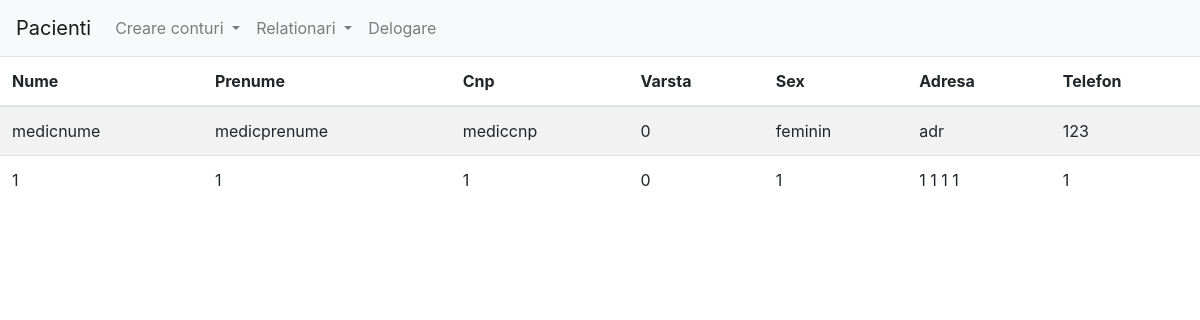
The app's page /Proiect_IP/administrator/listamedici.php, older data.
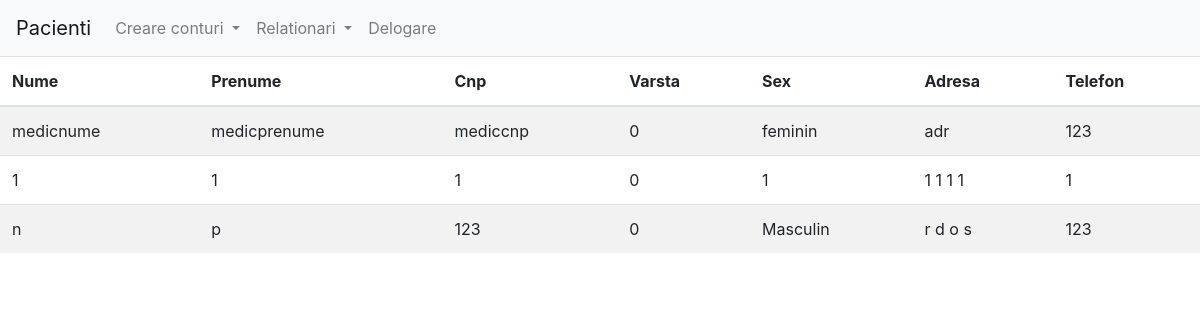
The same page, newer data.
### tables this page shows
CREATE TABLE `utilizator` (
  `id` int(11) NOT NULL,
  `utilizator` varchar(255) NOT NULL,
  `parola` varchar(255) NOT NULL,
  `tip` varchar(30) NOT NULL,
  `nume` varchar(255) NOT NULL,
  `prenume` varchar(255) NOT NULL,
  `cnp` varchar(20) NOT NULL,
  `data_nasterii` date NOT NULL,
  `sex` varchar(20) NOT NULL,
  `adresa` varchar(255) NOT NULL,
  `telefon` varchar(30) NOT NULL,
  `email` varchar(255) NOT NULL,
  `profesie` varchar(255) NOT NULL,
  `loc_munca` varchar(255) NOT NULL
);

### Proiect_IP/administrator/listamedici.php (the view, shortened to what this page needs)
<!DOCTYPE html>
<html>
<head>
	<link rel="stylesheet" href="https://stackpath.bootstrapcdn.com/bootstrap/4.3.1/css/bootstrap.min.css">
	<link rel="stylesheet" href="./clickable.js">
</head>
<body>
	<?php
	include './NavBar.php';
	?>
	<div class="limiter">
		<table class="table table-striped table-responsive-sm">
			<thead>
				<tr>
					<th scope="col">Nume</th>
					<th scope="col">Prenume</th>
					<th scope="col">Cnp</th>
					<th scope="col">Varsta</th>
					<th scope="col">Sex</th>
					<th scope="col">Adresa</th>
					<th scope="col">Telefon</th>
				</tr>
			</thead>
			<tbody>
				<?php
				$con = mysqli_connect("35.238.19.69", "root", "", "proiectip") or die("conectare esuata");
				$sql = "SELECT id, tip, nume, prenume, cnp, data_nasterii, sex, adresa, telefon FROM utilizator";
				$result = $con->query($sql);
				while ($row = $result->fetch_assoc()) {
					$tip = $row["tip"];
					if($tip=="medic")
					{
						$id_click = $row["id"];
						$row["data_nasterii"] = varsta($row["data_nasterii"]);
						?>
						<tr onclick="window.location='./listapacientimedici.php?id_click=<?php echo $id_click ?>';">
							<?php
							unset($row["id"]);
							unset($row["tip"]);
							foreach ($row as  $index => $field) {
									echo "<td>";
									echo $field;
									echo "</td>";
							}
							?>
						</tr>
						<?php
					}
				}
			?>
			</tbody>
		</table>
	</div>
</body>
<?php
function varsta($data_nasterii)
{
	$differenceFormat = "%y";
	$datetime1 = date_create($data_nasterii);
	$today = date("Y-m-d H:i:s");
	$today=date_create($today);
	$interval = date_diff($today, $datetime1);
	return $interval->format($differenceFormat);
}
?>
</html>

Row changes from the older to the newer data that the page shows:
added utilizator: nume "n", prenume "p", cnp "123", field "0", sex "Masculin", adresa "r d o s", telefon "123"
